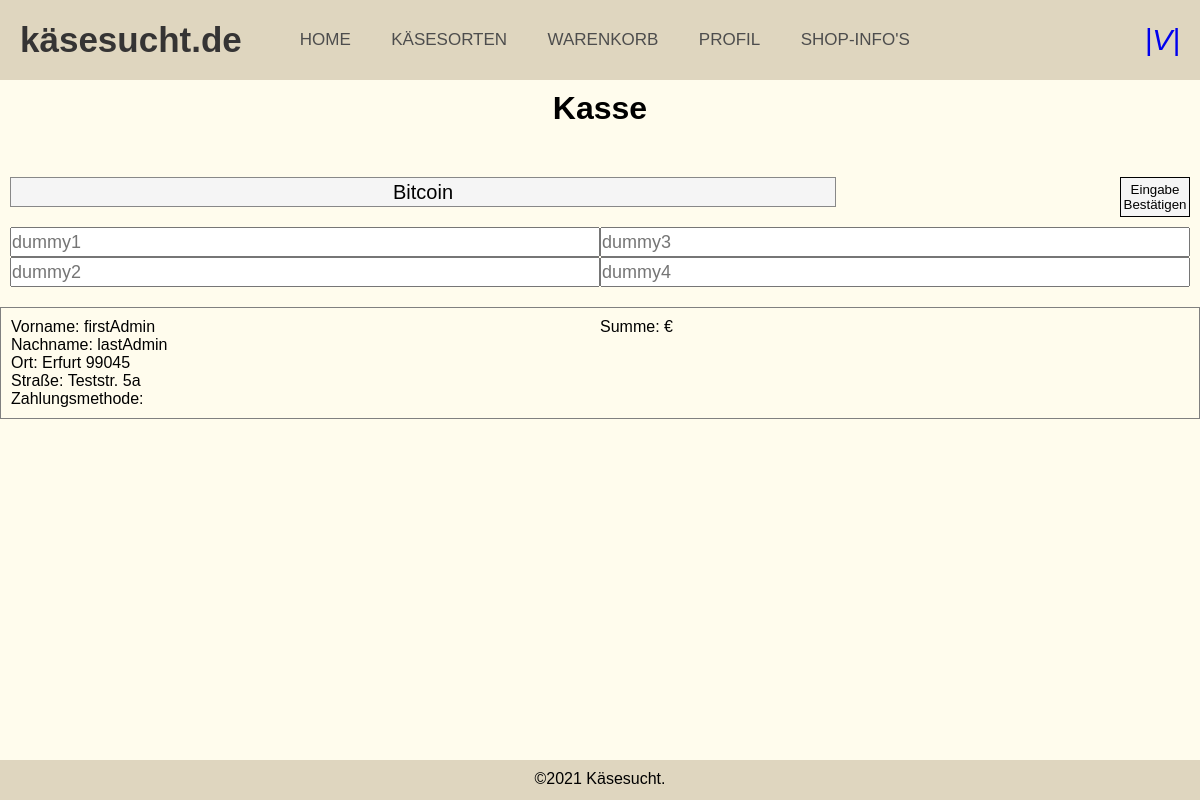
The app's page /index.php?c=shopping&a=checkout (signed in) with its own data.
### tables this page shows
CREATE TABLE IF NOT EXISTS `account` (
  `id` INT NOT NULL AUTO_INCREMENT,
  `createdAt` TIMESTAMP NOT NULL DEFAULT CURRENT_TIMESTAMP,
  `updatetAt` TIMESTAMP NULL DEFAULT NULL ON UPDATE CURRENT_TIMESTAMP,
  `email` VARCHAR(100) NOT NULL CHECK (email REGEXP '^[A-Z0-9._%-]+@[A-Z0-9.-]+\.[A-Z]{2,4}$'),
  `firstName` VARCHAR(45) NOT NULL,
  `lastName` VARCHAR(45) NOT NULL,
  `address_id` INT NOT NULL,
  `isAdmin` TINYINT(1) NULL,
  `passwordHash` VARCHAR(255) NOT NULL,
  CONSTRAINT UC_account UNIQUE (id,email),
  PRIMARY KEY (`id`, `address_id`),
  CONSTRAINT `fk_account_address1`
    FOREIGN KEY (`address_id`)
    REFERENCES `address` (`id`)
    ON DELETE NO ACTION
    ON UPDATE NO ACTION);

CREATE TABLE IF NOT EXISTS `address` (
  `id` INT NOT NULL AUTO_INCREMENT,
  `createdAt` TIMESTAMP NOT NULL DEFAULT CURRENT_TIMESTAMP,
  `updatetAt` TIMESTAMP NULL DEFAULT NULL ON UPDATE CURRENT_TIMESTAMP,
  `zipCode` VARCHAR(5) NOT NULL CHECK (zipCode REGEXP '[0-9][0-9][0-9][0-9][0-9]'),
  `city` VARCHAR(50) NOT NULL,
  `street` VARCHAR(100) NOT NULL, 
  `strNo` VARCHAR(4) NOT NULL,
  `strAdd` VARCHAR(1) NULL,
  CONSTRAINT UC_address UNIQUE (id),
  PRIMARY KEY (`id`));

### core/model.class.php (called while the page is built, shortened)
<?php
abstract class Model
{
    protected $schema = [
    ];
    private $data = [
    ];
    public function __get($key)
    {
        if(array_key_exists($key,$this->data))
        {
            return $this->data[$key];
        }
        throw new \Exception('You can not access to property "'.$key.'" for the class "'.get_called_class().'"');
    }
    public function __set($key,$value)
    {
        if(array_key_exists($key,$this->schema))
        {
            $this->data[$key] = $value;
            return;
        }
        throw new \Exception('You can not write to property "'.$key.'" for the class "'.get_called_class().'"');
    }
    public static function tablename()
    {
        $class = get_called_class();
        if(defined($class.'::TABLENAME'))
        {
            return $class::TABLENAME;
        }
        return null;
    }
}

### models/accountFull.php (called while the page is built, shortened)
<?php
class ModelAccountFull extends \kae\core\Model
{
  public static function find($where = '')
    {
        $db = $GLOBALS['db'];
        $result = null;
        try
        {
            $sql = 'SELECT * FROM '.self::tablename().' JOIN address ON account.address_id = address.id';
            if(!empty($where))
            {
                $sql .= ' WHERE '.$where.';';
            }
            $result = $db->query($sql)->fetchAll();
        }
        catch(\PDOException $e)
        {
            die('Select statement failed: '. $e->getMessage());
        }
        return $result;
    }
    public static function findOne($where = '1')
    {
       $results = self::find($where);
       if(count($results) > 0)
        {
            return $results[0];
        }
        return null;
    }
}

### views/shopping/checkout.php (the view, shortened to what this page needs)
<div class="head--container">
	<h1>Kasse</h1>
</div>
<div class ="panel">
</div>
<div>
	<div class ="panel">
		<form method="POST" class="form" name="payMethod">
			<select name="payMethod" class="select-field selection--method">
				<?
				foreach ($this->params['payMethod'] as $key => $method)
				{
					if($method == $_SESSION['order']->__get('payMethod'))
					{
						echo('<option value="'.$method.'" selected="selected">'.$method.'</option>');
					}
					else
					{
						echo('<option value="'.$method.'">'.$method.'</option>');
					}
				}
				?>
			</select>
				<button type="submit" class="btn btn--submit2" name="submit">Eingabe Bestätigen</button>
			<div class="duoBox">
				<div>
					<input type="text" class="pay--field" name="dummy1" placeholder="dummy1">
					<input type="text"  class="pay--field" name="dummy2" placeholder="dummy2">
				</div>
				<div>
					<input type="text"  class="pay--field" name="dummy3" placeholder="dummy3">
					<input type="tetx"  class="pay--field" name="dummy4" placeholder="dummy4">
				</div>
			</div>
		</form>
	</div>
	<div class ="panel has--border duoBox">
		<div>
			<p>
				Vorname: <?echo($this->currentUser['firstName']);?><br>
				Nachname: <?echo($this->currentUser['lastName']);?><br>
				Ort: <?echo($this->currentUser['city'].' '.$this->currentUser['zipCode']);?><br>
				Straße: <?echo($this->currentUser['street'].' '.$this->currentUser['strNo'].$this->currentUser['strAdd']);?><br>
				Zahlungsmethode: <?echo($_SESSION['order']->__get('payMethod'));?><br>
			</p>
		</div>
		<div>
			<p>
				Summe: <?echo($_SESSION['summe']);?>€
			</p>
		</div>
	</div>
</div>

### assets/stylesheets/styles.css (style rules this page uses)
body { background-color: rgb(255, 252, 237); height: 100%; display: table; width: 100%; }
html, body { overflow: auto; }
.footer { width: 100%; height: 40px; background-color: rgb(223, 214, 191); margin: 20px 0px 0px 0px; overflow: hidden; position: relative; padding-top: 10px; bottom: 0; text-align: center; }
.select-field { appearance:none; border:1px solid #888888; font-size: 20px; text-align: center; background-color: whitesmoke; }
.selection--method { height: 30px; width: 70%; position: relative; margin-bottom: 20px; }
.btn { background-color: whitesmoke; border: 1px solid black; }
.head--container { padding: 10px 10px; }
.head--container h1 { text-align: center; }
.panel { width:100%; padding: 10px 10px; margin-bottom: 10px; }
.btn--submit2 { width:70px; height:40px; text-align: center; float: right; }
.duoBox { display: grid; grid-template-columns: 50% 50%; }
.pay--field { text-align: left; width:100%; height: 30px; font-size: 18px; }
.has--border { border:1px solid grey; }

### assets/stylesheets/navBar.css (style rules this page uses)
* { padding: 0; margin: 0; text-decoration: none; list-style: none; box-sizing: border-box; }
body { font-family: Arial, Helvetica, sans-serif; }
nav { background: rgb(223, 214, 191); height: 80px; width: 100%; }
label.logo a { color: rgb(53, 52, 52); font-size: 35px; line-height: 80px; float: left; padding: 0 20px; font-weight: bold; }
nav ul { float: left; margin-left: 20px; }
nav ul li { display: inline-block; line-height: 80px; margin: 0 5px; }
nav ul li a { color: rgb(77, 77, 77); font-size: 17px; text-transform: uppercase; padding: 30px 13px; border-radius: 5px; }
.menu, .login { font-size: 30px; color: grey; float: left; line-height: 80px; cursor: pointer; }
.login { float: right; margin-right: 20px; }

### records on screen
account: firstName "firstAdmin", lastName "lastAdmin", address.city "Erfurt", address.zipCode "99045", address.street "Teststr.", address.strNo "5", address.strAdd "a"

### other values on screen
form field payMethod "Bitcoin"
